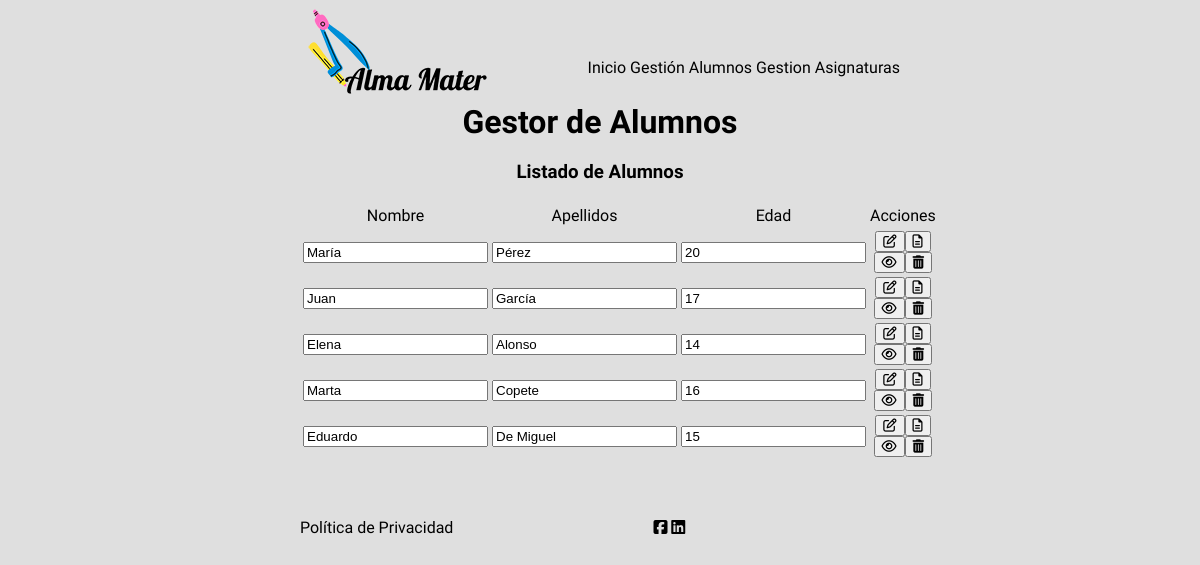
Screenshot of /academia/editarAlumno.php with the database file from the repository.
### tables this page shows
CREATE TABLE `alumno` (
  `id` int(5) UNSIGNED NOT NULL,
  `nombre` varchar(255) NOT NULL,
  `apellidos` varchar(255) NOT NULL,
  `edad` int(3) UNSIGNED NOT NULL
);

### academia/models/mysqlConnect.php (called while the page is built, shortened)
<?php
class mysqlConnect
{
    private $mysqli;
    public function __construct()
    {
        $this->server = "localhost";
        $this->user = "root";
        $this->password = "root";
        $this->database = "almamater";
        $this->mysqli = new mysqli($this->server, $this->user, $this->password, $this->database);
        $this->mysqli->set_charset("utf8");
    }
    public function realizarConsulta($consulta)
    {
        return $this->mysqli->query($consulta);
    }
}

### academia/controllers/AlumnoController.php (called while the page is built, shortened)
<?php
require_once($_SERVER['DOCUMENT_ROOT'] . "/academia/models/alumnos.php");
class AlumnoController
{
    private $alumnoModel;
    public function __construct()
    {
        $this->alumnoModel = new AlumnoModel();
    }
    public function getTodosLosAlumnos()
    {
        return $this->alumnoModel->getTodosLosAlumnos();
    }
    public function getNumeroExamenes($id)
    {
        return $this->alumnoModel->getNumeroExamenes($id);
    }
}

### academia/models/alumnos.php (called while the page is built, shortened)
<?php
require_once("mysqlConnect.php");
class AlumnoModel
{
    private $mysqlConn;
    public function __construct()
    {
        $this->mysqlConn = new mysqlConnect();
    }
    public function getTodosLosAlumnos()
    {
        return $this->mysqlConn->realizarConsulta("SELECT * FROM Alumno");
    }
    public function getNumeroExamenes($id)
    {
        $result = mysqli_fetch_assoc($this->mysqlConn->realizarConsulta("SELECT * FROM Examen WHERE idAlumno=" . $id));
        return $result;
    }
}

### academia/editarAlumno.php (the view, shortened to what this page needs)
<?php
require("views/cabecera.php");
require_once("controllers/AlumnoController.php");
$alumnoController = new AlumnoController();
function mostrarBotonModificar($id)
{
    echo '<button type="submit" name="modificarAlumno"><i class="fa fa-pencil-square-o" aria-hidden="true"></i></button>';
}
function mostrarRealizarExamen($id)
{
    echo '<button type="submit" name="realizarExamen"><i class="fa fa-file-text-o" aria-hidden="true"></i></button>';
}
function mostrarBotonExamenesRealizados($id)
{
    echo '<button type="submit" name="verExamenesAlumno"><i class="fa fa-eye" aria-hidden="true"></i></button>';
}
function mostrarBotonEliminarAlumno($id)
{
    echo '<button type="submit" name="eliminarAlumno"><i class="fa fa-trash" aria-hidden="true"></i></button>';
}
?>
<div id="contenido">
    <h1>Gestor de Alumnos</h1>
    <h3>Listado de Alumnos</h3>
    <table id="tablaAlumnos">
        <tr>
            <td id="filaAlumnos">Nombre</td>
            <td id="filaAlumnos">Apellidos</td>
            <td id="filaAlumnos">Edad</td>
            <td id="filaAlumnos">Acciones</td>
        </tr>
        <tr>
            <?php
            $result = $alumnoController->getTodosLosAlumnos();
            while ($alumno = $result->fetch_assoc()) {
                $idAlumno = $alumno["id"];
                echo '<tr>';
                echo '<form action="controllers/accionesAlumno.php" method="post">';
                echo '<td id="filaAlumnos"><input type="text" name="nombre" value="' . $alumno["nombre"] . '"></td>';
                echo '<td id="filaAlumnos"><input type="text" name="apellidos" value="' . $alumno["apellidos"] . '"></td>';
                echo '<td id="filaAlumnos"><input type="text" name="edad" value="' . $alumno["edad"] . '"></td>';
                echo '<td id="filaAlumnos">';
                mostrarBotonModificar($idAlumno);
                mostrarRealizarExamen($idAlumno);
                $numeroExamenes = $alumnoController->getNumeroExamenes($idAlumno);
                if ($numeroExamenes > 0)
                    mostrarBotonExamenesRealizados($idAlumno);
                mostrarBotonEliminarAlumno($idAlumno);
                echo '</td></tr></form>';
            }
            ?>
        </tr>
    </table>
</div>
<?php require("views/pieDePagina.php"); ?>
</html>

### academia/css/academia.css (style rules this page uses)
body { background-color: #DFDFDF; margin-left: 25%; margin-right: 25%; font-family: 'Actor'; }
#contenido { clear: both; margin-top: 50px; margin-bottom: 20px; text-align: center; }
table { width: 100%; margin-top: 20px; }
td { text-align: center; }
h1 { margin: 20px; }

### rows the page displays
alumno: nombre "María", apellidos "Pérez", edad "20"
alumno: nombre "Juan", apellidos "García", edad "17"
alumno: nombre "Elena", apellidos "Alonso", edad "14"
alumno: nombre "Marta", apellidos "Copete", edad "16"
alumno: nombre "Eduardo", apellidos "De Miguel", edad "15"
